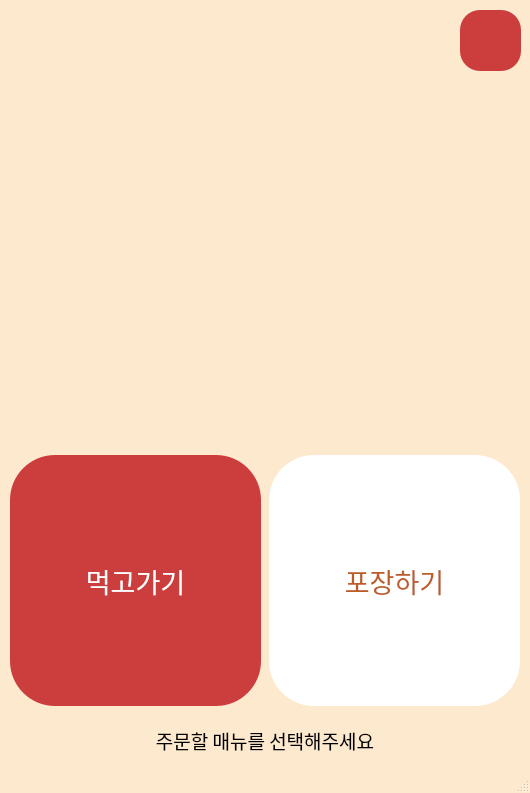
<?xml version="1.0" encoding="UTF-8"?>
<ui version="4.0">
 <class>MainWindow</class>
 <widget class="QMainWindow" name="MainWindow">
  <property name="geometry">
   <rect>
    <x>0</x>
    <y>0</y>
    <width>530</width>
    <height>793</height>
   </rect>
  </property>
  <property name="windowTitle">
   <string>MainWindow</string>
  </property>
  <property name="styleSheet">
   <string notr="true">QMainWindow{
	background:#fde9ce;
}
QPushButton{
    background:white;
    border:1px solid #BDBDBD;
    border-radius:20px;
}

QPushButton:hover{
    background:#F5F5F5;
}

QPushButton:pressed{
    background:#E0E0E0;
}</string>
  </property>
  <property name="animated">
   <bool>true</bool>
  </property>
  <widget class="QWidget" name="centralwidget">
   <property name="autoFillBackground">
    <bool>false</bool>
   </property>
   <widget class="QPushButton" name="pushButton">
    <property name="geometry">
     <rect>
      <x>10</x>
      <y>455</y>
      <width>251</width>
      <height>251</height>
     </rect>
    </property>
    <property name="font">
     <font>
      <family>휴먼모음T</family>
      <pointsize>20</pointsize>
     </font>
    </property>
    <property name="layoutDirection">
     <enum>Qt::LeftToRight</enum>
    </property>
    <property name="styleSheet">
     <string notr="true">QPushButton{
    background:#CC3D3D;
    border:none;
    border-radius:45px;
	color: #FFFFFF;
}

QPushButton:hover{
    background:#BA2B2B;
}

QPushButton:pressed{
    background:#A81919;
}</string>
    </property>
    <property name="text">
     <string>먹고가기</string>
    </property>
    <property name="icon">
     <iconset>
      <normaloff>dish.png</normaloff>dish.png</iconset>
    </property>
    <property name="iconSize">
     <size>
      <width>90</width>
      <height>90</height>
     </size>
    </property>
    <property name="checkable">
     <bool>false</bool>
    </property>
    <property name="autoExclusive">
     <bool>false</bool>
    </property>
    <property name="autoDefault">
     <bool>false</bool>
    </property>
    <property name="default">
     <bool>false</bool>
    </property>
    <property name="flat">
     <bool>false</bool>
    </property>
   </widget>
   <widget class="QPushButton" name="pushButton_2">
    <property name="geometry">
     <rect>
      <x>269</x>
      <y>455</y>
      <width>251</width>
      <height>251</height>
     </rect>
    </property>
    <property name="font">
     <font>
      <family>휴먼모음T</family>
      <pointsize>20</pointsize>
     </font>
    </property>
    <property name="styleSheet">
     <string notr="true">QPushButton{
    background:white;
    border:none;
    border-radius:45px;
	color: #BD5C24;
}

QPushButton:hover{
    background:#F5F5F5;
}

QPushButton:pressed{
    background:#E0E0E0;
}</string>
    </property>
    <property name="text">
     <string>포장하기</string>
    </property>
    <property name="icon">
     <iconset>
      <normaloff>free-icon-take-away-3081098.png</normaloff>free-icon-take-away-3081098.png</iconset>
    </property>
    <property name="iconSize">
     <size>
      <width>90</width>
      <height>90</height>
     </size>
    </property>
   </widget>
   <widget class="QLabel" name="label">
    <property name="geometry">
     <rect>
      <x>10</x>
      <y>10</y>
      <width>241</width>
      <height>62</height>
     </rect>
    </property>
    <property name="text">
     <string/>
    </property>
    <property name="pixmap">
     <pixmap>../../Download/new_logo.png</pixmap>
    </property>
    <property name="scaledContents">
     <bool>true</bool>
    </property>
   </widget>
   <widget class="QLabel" name="label_2">
    <property name="geometry">
     <rect>
      <x>0</x>
      <y>0</y>
      <width>530</width>
      <height>530</height>
     </rect>
    </property>
    <property name="text">
     <string/>
    </property>
    <property name="pixmap">
     <pixmap>../../Download/859ec0bcb1ada867300d988cc68991a3.jpg</pixmap>
    </property>
    <property name="scaledContents">
     <bool>true</bool>
    </property>
   </widget>
   <widget class="QLabel" name="label_3">
    <property name="geometry">
     <rect>
      <x>135</x>
      <y>730</y>
      <width>260</width>
      <height>21</height>
     </rect>
    </property>
    <property name="font">
     <font>
      <family>휴먼모음T</family>
      <pointsize>14</pointsize>
     </font>
    </property>
    <property name="text">
     <string>주문할 매뉴를 선택해주세요</string>
    </property>
    <property name="alignment">
     <set>Qt::AlignCenter</set>
    </property>
   </widget>
   <widget class="QPushButton" name="setting">
    <property name="geometry">
     <rect>
      <x>460</x>
      <y>10</y>
      <width>61</width>
      <height>61</height>
     </rect>
    </property>
    <property name="font">
     <font>
      <family>휴먼모음T</family>
      <pointsize>20</pointsize>
     </font>
    </property>
    <property name="styleSheet">
     <string notr="true">QPushButton{
    background:#CC3D3D;
    border:none;
    border-radius:20px;
}

QPushButton:hover{
    background:#BA2B2B;
}

QPushButton:pressed{
    background:#980000;
}</string>
    </property>
    <property name="text">
     <string/>
    </property>
    <property name="icon">
     <iconset>
      <normaloff>iconset.png</normaloff>iconset.png</iconset>
    </property>
    <property name="iconSize">
     <size>
      <width>40</width>
      <height>40</height>
     </size>
    </property>
   </widget>
   <zorder>label_2</zorder>
   <zorder>pushButton</zorder>
   <zorder>pushButton_2</zorder>
   <zorder>label</zorder>
   <zorder>label_3</zorder>
   <zorder>setting</zorder>
  </widget>
  <widget class="QMenuBar" name="menubar">
   <property name="geometry">
    <rect>
     <x>0</x>
     <y>0</y>
     <width>530</width>
     <height>26</height>
    </rect>
   </property>
  </widget>
  <widget class="QStatusBar" name="statusbar"/>
 </widget>
 <resources/>
 <connections/>
</ui>
